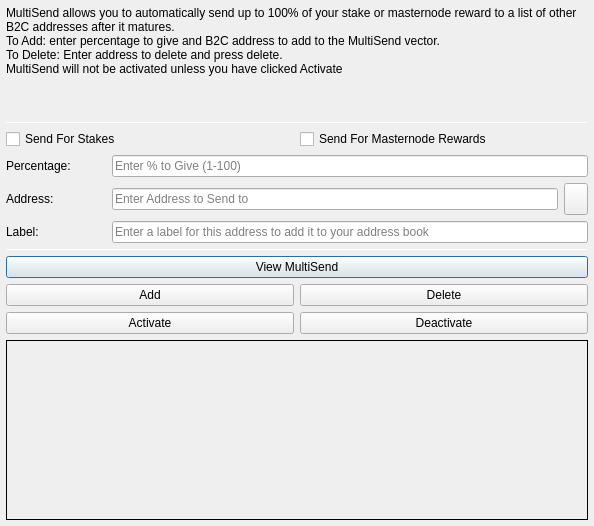
<?xml version="1.0" encoding="UTF-8"?>
<ui version="4.0">
 <class>MultiSendDialog</class>
 <widget class="QDialog" name="MultiSendDialog">
  <property name="windowModality">
   <enum>Qt::NonModal</enum>
  </property>
  <property name="geometry">
   <rect>
    <x>0</x>
    <y>0</y>
    <width>594</width>
    <height>526</height>
   </rect>
  </property>
  <property name="windowTitle">
   <string>MultiSend</string>
  </property>
  <layout class="QVBoxLayout" name="verticalLayout" stretch="0">
   <property name="leftMargin">
    <number>6</number>
   </property>
   <property name="topMargin">
    <number>6</number>
   </property>
   <property name="rightMargin">
    <number>6</number>
   </property>
   <property name="bottomMargin">
    <number>6</number>
   </property>
   <item>
    <layout class="QVBoxLayout" name="verticalLayout_Main" stretch="1,1,1,0,1,1,1">
     <item>
      <widget class="QLabel" name="label_2">
       <property name="lineWidth">
        <number>1</number>
       </property>
       <property name="text">
        <string>MultiSend allows you to automatically send up to 100% of your stake or masternode reward to a list of other B2C addresses after it matures.
To Add: enter percentage to give and B2C address to add to the MultiSend vector.
To Delete: Enter address to delete and press delete.
MultiSend will not be activated unless you have clicked Activate</string>
       </property>
       <property name="alignment">
        <set>Qt::AlignLeading|Qt::AlignLeft|Qt::AlignTop</set>
       </property>
       <property name="wordWrap">
        <bool>true</bool>
       </property>
      </widget>
     </item>
     <item>
      <widget class="Line" name="line">
       <property name="minimumSize">
        <size>
         <width>0</width>
         <height>1</height>
        </size>
       </property>
       <property name="maximumSize">
        <size>
         <width>16777215</width>
         <height>1</height>
        </size>
       </property>
       <property name="orientation">
        <enum>Qt::Horizontal</enum>
       </property>
      </widget>
     </item>
     <item>
      <layout class="QVBoxLayout" name="verticalLayout_Settings">
       <item>
        <layout class="QHBoxLayout" name="horizontalLayout">
         <item>
          <widget class="QCheckBox" name="multiSendStakeCheckBox">
           <property name="text">
            <string>Send For Stakes</string>
           </property>
          </widget>
         </item>
         <item>
          <widget class="QCheckBox" name="multiSendMasternodeCheckBox">
           <property name="text">
            <string>Send For Masternode Rewards</string>
           </property>
          </widget>
         </item>
        </layout>
       </item>
       <item>
        <layout class="QHBoxLayout" name="horizontalLayout_6">
         <item>
          <widget class="QLabel" name="label">
           <property name="minimumSize">
            <size>
             <width>100</width>
             <height>0</height>
            </size>
           </property>
           <property name="toolTip">
            <string>Percentage of stake to send</string>
           </property>
           <property name="text">
            <string>Percentage:</string>
           </property>
          </widget>
         </item>
         <item>
          <widget class="QLineEdit" name="multiSendPercentEdit">
           <property name="toolTip">
            <string>Enter whole numbers 1 - 100</string>
           </property>
           <property name="placeholderText">
            <string>Enter % to Give (1-100)</string>
           </property>
          </widget>
         </item>
        </layout>
       </item>
       <item>
        <layout class="QHBoxLayout" name="horizontalLayout_7">
         <item>
          <widget class="QLabel" name="label_5">
           <property name="minimumSize">
            <size>
             <width>100</width>
             <height>0</height>
            </size>
           </property>
           <property name="toolTip">
            <string>Address to send portion of stake to</string>
           </property>
           <property name="text">
            <string>Address:</string>
           </property>
          </widget>
         </item>
         <item>
          <widget class="QLineEdit" name="multiSendAddressEdit">
           <property name="toolTip">
            <string/>
           </property>
           <property name="placeholderText">
            <string>Enter Address to Send to</string>
           </property>
          </widget>
         </item>
         <item>
          <widget class="QToolButton" name="addressBookButton">
           <property name="maximumSize">
            <size>
             <width>16777215</width>
             <height>32</height>
            </size>
           </property>
           <property name="toolTip">
            <string>Choose an address from the address book</string>
           </property>
           <property name="text">
            <string/>
           </property>
           <property name="icon">
            <iconset resource="../blackbearcoin.qrc">
             <normaloff>:/icons/address-book</normaloff>:/icons/address-book</iconset>
           </property>
           <property name="shortcut">
            <string>Alt+A</string>
           </property>
          </widget>
         </item>
        </layout>
       </item>
      </layout>
     </item>
     <item>
      <layout class="QHBoxLayout" name="horizontalLayout_3">
       <item>
        <widget class="QLabel" name="label_3">
         <property name="minimumSize">
          <size>
           <width>100</width>
           <height>0</height>
          </size>
         </property>
         <property name="text">
          <string>Label:</string>
         </property>
        </widget>
       </item>
       <item>
        <widget class="QLineEdit" name="labelAddressLabelEdit">
         <property name="placeholderText">
          <string>Enter a label for this address to add it to your address book</string>
         </property>
        </widget>
       </item>
      </layout>
     </item>
     <item>
      <widget class="Line" name="line_2">
       <property name="minimumSize">
        <size>
         <width>0</width>
         <height>1</height>
        </size>
       </property>
       <property name="maximumSize">
        <size>
         <width>16777215</width>
         <height>1</height>
        </size>
       </property>
       <property name="orientation">
        <enum>Qt::Horizontal</enum>
       </property>
      </widget>
     </item>
     <item>
      <layout class="QVBoxLayout" name="verticalLayout_Buttons">
       <item>
        <layout class="QHBoxLayout" name="horizontalLayout_4">
         <item>
          <widget class="QPushButton" name="viewButton">
           <property name="toolTip">
            <string/>
           </property>
           <property name="statusTip">
            <string>View MultiSend Vector</string>
           </property>
           <property name="text">
            <string>View MultiSend</string>
           </property>
          </widget>
         </item>
        </layout>
       </item>
       <item>
        <layout class="QHBoxLayout" name="horizontalLayout_2">
         <item>
          <widget class="QPushButton" name="addButton">
           <property name="toolTip">
            <string/>
           </property>
           <property name="statusTip">
            <string>Add to MultiSend Vector</string>
           </property>
           <property name="text">
            <string>Add</string>
           </property>
          </widget>
         </item>
         <item>
          <widget class="QPushButton" name="deleteButton">
           <property name="toolTip">
            <string/>
           </property>
           <property name="statusTip">
            <string>Delete Address From MultiSend Vector</string>
           </property>
           <property name="text">
            <string>Delete</string>
           </property>
          </widget>
         </item>
        </layout>
       </item>
       <item>
        <layout class="QHBoxLayout" name="horizontalLayout_5">
         <item>
          <widget class="QPushButton" name="activateButton">
           <property name="statusTip">
            <string>Activate MultiSend</string>
           </property>
           <property name="text">
            <string>Activate</string>
           </property>
          </widget>
         </item>
         <item>
          <widget class="QPushButton" name="disableButton">
           <property name="statusTip">
            <string>Deactivate MultiSend</string>
           </property>
           <property name="text">
            <string>Deactivate</string>
           </property>
          </widget>
         </item>
        </layout>
       </item>
      </layout>
     </item>
     <item>
      <widget class="QLabel" name="message">
       <property name="minimumSize">
        <size>
         <width>0</width>
         <height>180</height>
        </size>
       </property>
       <property name="frameShape">
        <enum>QFrame::Panel</enum>
       </property>
       <property name="frameShadow">
        <enum>QFrame::Plain</enum>
       </property>
       <property name="lineWidth">
        <number>1</number>
       </property>
       <property name="midLineWidth">
        <number>1</number>
       </property>
       <property name="text">
        <string/>
       </property>
       <property name="alignment">
        <set>Qt::AlignLeading|Qt::AlignLeft|Qt::AlignTop</set>
       </property>
       <property name="wordWrap">
        <bool>true</bool>
       </property>
      </widget>
     </item>
    </layout>
   </item>
  </layout>
 </widget>
 <resources>
  <include location="../blackbearcoin.qrc"/>
 </resources>
 <connections/>
</ui>
